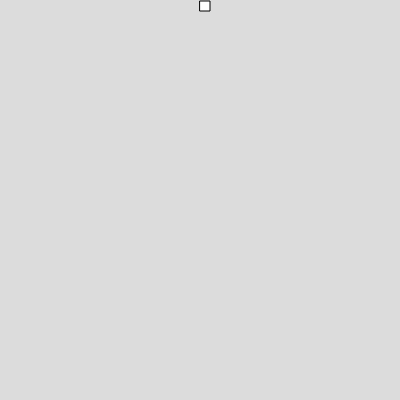
Frame 1 (no input)
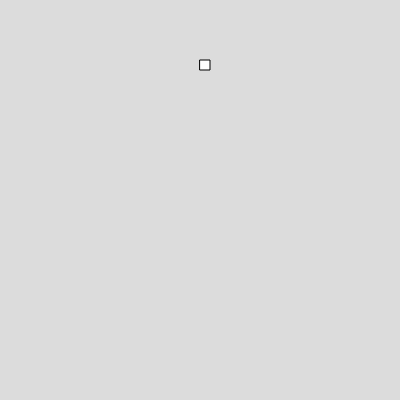
Frame 60 (no input)
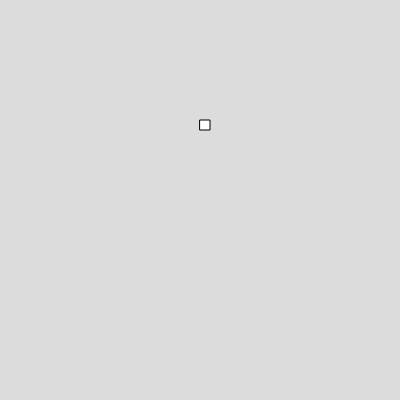
Frame 120 (the mouse pressed at the canvas centre since frame 60)

The p5.js sketch that drew these frames (run headless with seeded random() and noise() and a simulated clock; from frame 60 on, the mouse is pressed at the canvas centre):

// p5.js sketch
// ── sketch.js
var x = 0
var y = 0

function setup() {
  createCanvas(400, 400);
}

function draw() {
  background(220);
  if(y<390){
   y++
  }
  rect(200,y,10,10)
}

function keyPressed() {
  if (keyCode == UP_ARROW) {
    var i
    for (i=0;i<50;i++){
      y--
    }
  }
} 
